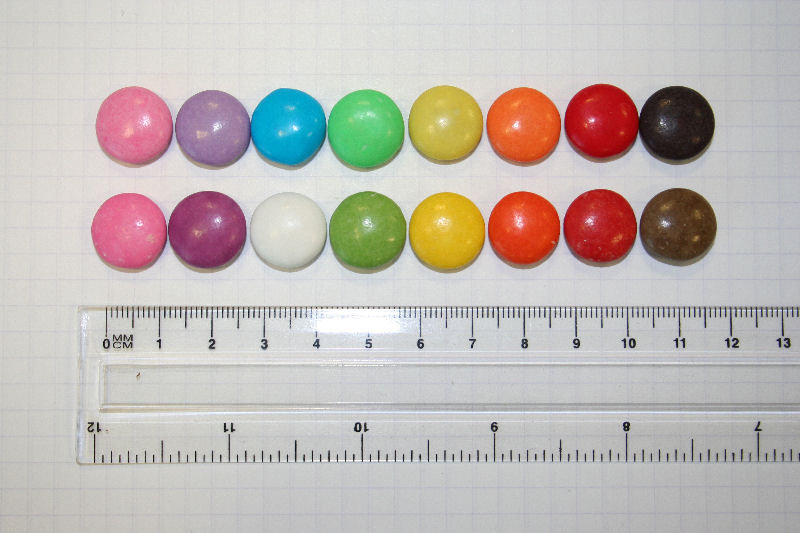
#> input picture tests/assets/Smarties.jpg, 800 x 533 px
$ python -i scanner.py   (imports and definitions only)
#> lines starting #> are read from the running program, lines starting #| are printed output that depends on the picture; after the words box and inside, x2 and y2 are one past the last pixel; in counts of white or black regions, pixels touching at a corner belong together
from cv2 import (CHAIN_APPROX_SIMPLE, COLOR_BGR2GRAY, COLOR_BGR2HSV,
                 RETR_EXTERNAL, CascadeClassifier, contourArea, cvtColor,
                 findContours, inRange)
from numpy import array


class ContourScanner:
    """A scanner class for finding contours

    Attributes
    ----------
    upper_bound: array of int
        the upperBound of the contour acceptance
    lower_bound: array of int
        the lowerBound of the contour acceptance
    contours: list
        the contours found in the frame

    Methods
    -------
    find_contours(frame)
        Find contours of the given settings inside the frame
    sort_contours()
        Sort found contours based on size
    filter_contours(size=20)
        Filter the found contours based on size
    """

    def __init__(self,
                 lower_bound=(91, 122, 138),
                 upper_bound=(101, 255, 212)):
        """a contour scanner

        Parameters
        ----------
        lower_bound : tuple, optional
            the default color to search for, by default (91, 122, 138)
        upper_bound : tuple, optional
            the default color to search for, by default (101, 255, 212)
        """
        self.lower_bound = array(lower_bound)
        self.upper_bound = array(upper_bound)
        self.contours = []

    def scan(self, frame):
        self.find_contours(frame)
        self.sort_contours()
        return self.contours

    def find_contours(self, frame):
        """Find contours of the given settings inside the frame

        Parameters
        ----------
        frame
            the frame on which to find the contours
        """
        self.contours = findContours(
            self.create_mask(frame), RETR_EXTERNAL, CHAIN_APPROX_SIMPLE)[0]

    def create_mask(self, frame):
        hsv = cvtColor(frame, COLOR_BGR2HSV)
        return inRange(hsv, self.lower_bound, self.upper_bound)

    def sort_contours(self):
        """Sort found contours based on size"""

        self.contours = sorted(self.contours,
                               key=lambda cnt: contourArea(cnt),
                               reverse=True)

    # [17 lines left out: function filter_contours, not called in this run]


class CascadeScanner:
    # [29 lines left out: functions __init__, set_cascade_object, not called in this run]

    def convert(self) -> None:
        self.frame = cvtColor(self.frame, COLOR_BGR2GRAY)

    def detect(self):
        self.objects = self.cascade_object.detectMultiScale(
            self.frame, self.scale_factor, self.min_neighbors)

    # [5 lines left out: function get_objects, not called in this run]

    def read_frame(self, frame):
        self.frame = frame

    # [18 lines left out: function scan, not called in this run]

>>> import cv2
>>> picture = cv2.imread('../../tests/assets/Smarties.jpg')
#> picture is the input picture: shape (533, 800, 3); mean B, G, R 181.2, 185.7, 192.7
>>> result = ContourScanner().scan(picture)
#> in create_mask, `hsv = cvtColor(frame, COLOR_BGR2HSV)`: hsv: shape (533, 800, 3); mean H, S, V 62.7, 31.6, 198.3
#> in create_mask, `return inRange(hsv, self.lower_bound, self.upper_bound)`:
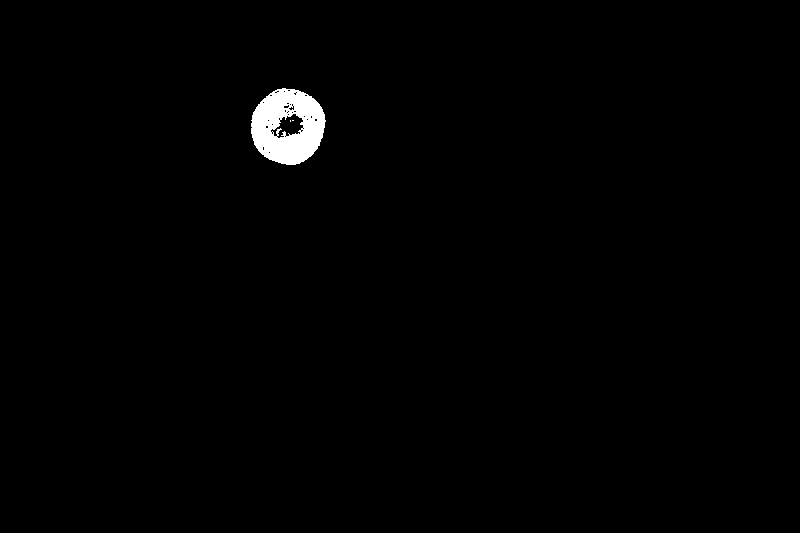
#> returned value: shape (533, 800); 0.93% white; 3 white regions (2 under 20 px)
#> in find_contours, `self.contours = findContours( self.create_mask(frame), RETR_EXTERNAL, ..`: self.contours = 1 contour; box (x1, y1, x2, y2) and area: (251, 88, 326, 165) 4331
#> result has the same summary as self.contours in find_contours
